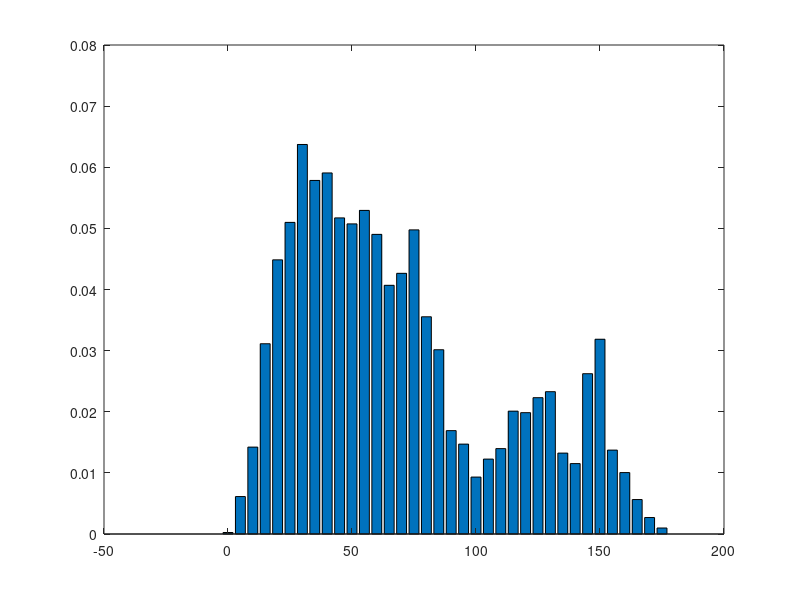

This chart was generated by the following MATLAB code:
load zangles-7F1C2O-8F1S3O-up-1.dat
load zangles-7F1C2O-8F1S3O-up-2.dat
y1=zangles_7F1C2O_8F1S3O_up_1;
y2=zangles_7F1C2O_8F1S3O_up_2;
y=[y1;y2];
min=0;
max=180;
lin=37;
x=linspace(min,max,lin);
yy=hist(y,x);
yy=yy/length(y);
bar(x,yy);
fid=fopen('zangle-distri.dat','wt+');
fprintf(fid,'%g %g\n',[x;yy]);
fclose(fid);
clear all
type zangle-distri.dat